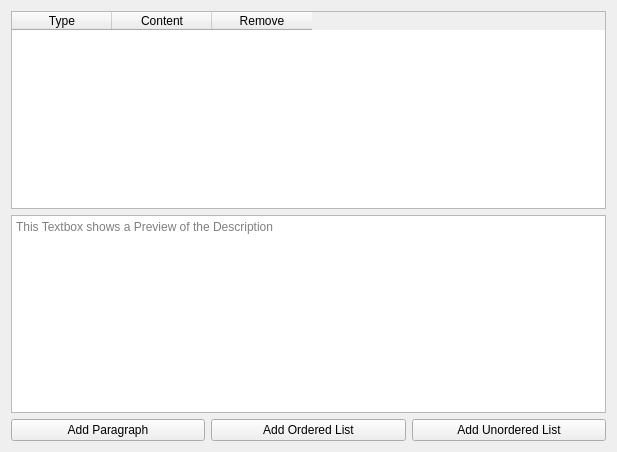
<?xml version="1.0" encoding="UTF-8"?>
<ui version="4.0">
 <class>DescriptionWidget</class>
 <widget class="QWidget" name="DescriptionWidget">
  <property name="geometry">
   <rect>
    <x>0</x>
    <y>0</y>
    <width>617</width>
    <height>452</height>
   </rect>
  </property>
  <property name="windowTitle">
   <string notr="true">DescriptionWidget</string>
  </property>
  <layout class="QVBoxLayout" name="verticalLayout">
   <item>
    <widget class="QTableWidget" name="description_table">
     <property name="selectionMode">
      <enum>QAbstractItemView::ExtendedSelection</enum>
     </property>
     <property name="selectionBehavior">
      <enum>QAbstractItemView::SelectRows</enum>
     </property>
     <attribute name="horizontalHeaderStretchLastSection">
      <bool>false</bool>
     </attribute>
     <column>
      <property name="text">
       <string>Type</string>
      </property>
     </column>
     <column>
      <property name="text">
       <string>Content</string>
      </property>
     </column>
     <column>
      <property name="text">
       <string>Remove</string>
      </property>
     </column>
    </widget>
   </item>
   <item>
    <widget class="QTextEdit" name="description_preview">
     <property name="readOnly">
      <bool>true</bool>
     </property>
     <property name="placeholderText">
      <string>This Textbox shows a Preview of the Description</string>
     </property>
    </widget>
   </item>
   <item>
    <layout class="QHBoxLayout" name="horizontalLayout">
     <item>
      <widget class="QPushButton" name="paragraph_add_button">
       <property name="text">
        <string>Add Paragraph</string>
       </property>
      </widget>
     </item>
     <item>
      <widget class="QPushButton" name="ordered_list_add_button">
       <property name="text">
        <string>Add Ordered List</string>
       </property>
      </widget>
     </item>
     <item>
      <widget class="QPushButton" name="unordered_list_add_button">
       <property name="text">
        <string>Add Unordered List</string>
       </property>
      </widget>
     </item>
    </layout>
   </item>
  </layout>
 </widget>
 <resources/>
 <connections/>
</ui>
